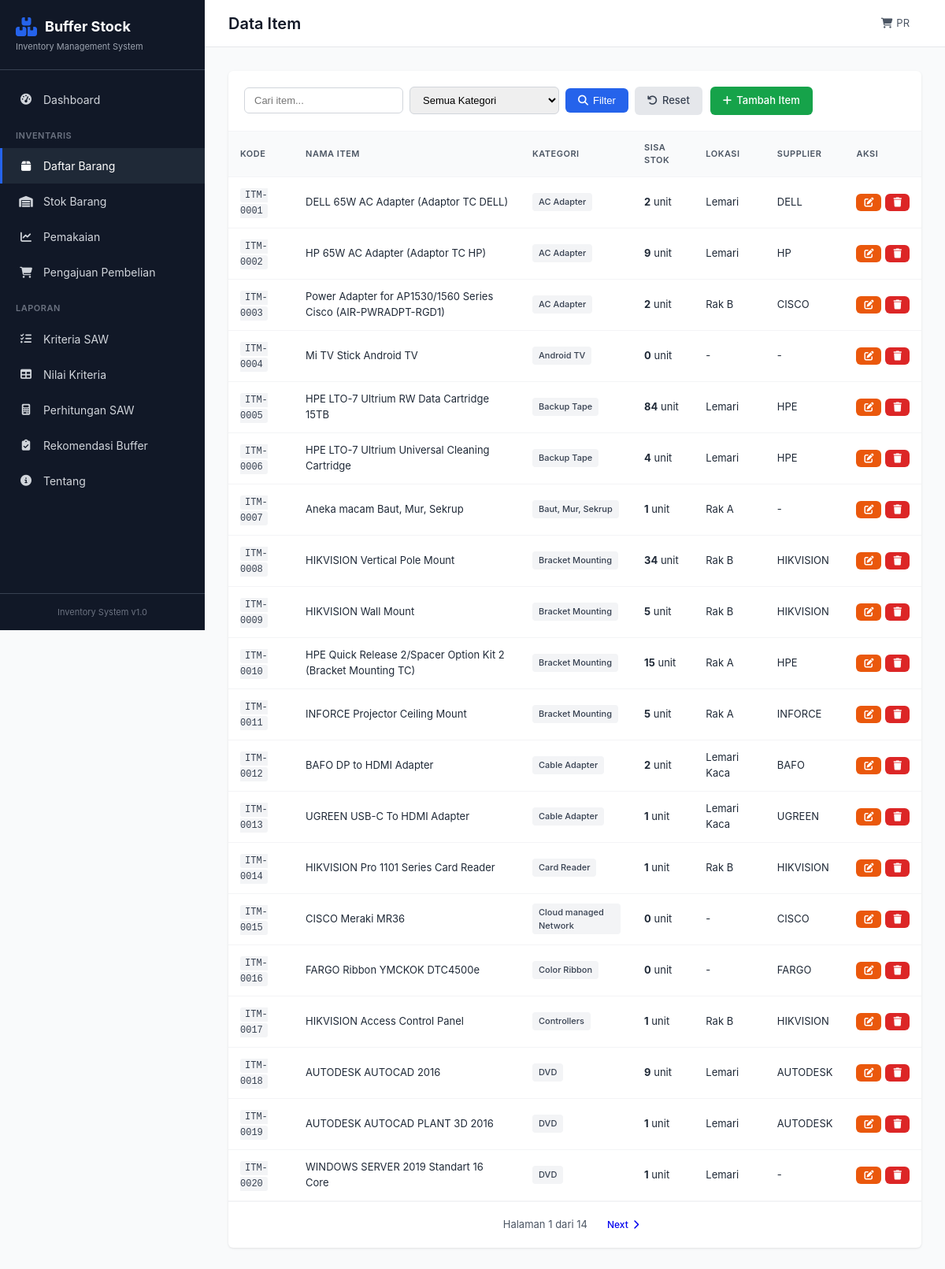
/items, run on the app's committed database.
### app/models.py (models this page shows, shortened)
class Item(db.Model):
    __tablename__ = 'items'
    id = db.Column(db.Integer, primary_key=True)
    kode_item = db.Column(db.String(50), unique=True, nullable=False)
    nama_item = db.Column(db.String(200), nullable=False)
    kategori = db.Column(db.String(100), nullable=False)
    unit = db.Column(db.String(50), default='PCS')
    harga = db.Column(db.Float, default=0)
    supplier = db.Column(db.String(200))
    lokasi_rak = db.Column(db.String(50))
    created_at = db.Column(db.DateTime, default=datetime.utcnow)
    criteria_values = db.relationship('CriteriaValue', backref='item', lazy=True, cascade='all, delete-orphan')

class Stock(db.Model):
    __tablename__ = 'stocks'
    id = db.Column(db.Integer, primary_key=True)
    item_id = db.Column(db.Integer, db.ForeignKey('items.id'), nullable=False)
    quantity = db.Column(db.Float, default=0)
    safety_stock = db.Column(db.Float, default=0)
    reorder_point = db.Column(db.Float, default=0)
    last_updated = db.Column(db.DateTime, default=datetime.utcnow, onupdate=datetime.utcnow)
    item = db.relationship('Item', backref='stock_items', lazy=True)

### app/routes.py (the view)
@main_bp.route('/items')
def items():
    page = request.args.get('page', 1, type=int)
    per_page = 20
    query = Item.query
    kategori_filter = request.args.get('kategori')
    search = request.args.get('search')
    if kategori_filter:
        query = query.filter_by(kategori=kategori_filter)
    if search:
        query = query.filter(Item.nama_item.ilike(f'%{search}%'))
    items = query.options(joinedload(Item.stock_items)).order_by(Item.kode_item).paginate(
        page=page, per_page=per_page, error_out=False)
    categories = db.session.query(Item.kategori).distinct().all()
    categories = [c[0] for c in categories]
    return render_template('items/index.html', items=items, categories=categories)

### app/templates/items/index.html (shortened to what this page needs)
{% extends 'base.html' %}
{% block page_title %}Data Item{% endblock %}
{% block content %}
<div class="section">
    <div class="card">
        <div class="card-header">
            <div class="filter-section">
                <form method="GET" class="filter-form">
                    <input type="text" name="search" placeholder="Cari item..." value="{{ request.args.get('search', '') }}">
                    <select name="kategori">
                        <option value="">Semua Kategori</option>
                    </select>
                    <button type="submit" class="btn btn-primary">
                        <i class="fas fa-search"></i> Filter
                    </button>
                    <a href="{{ url_for('main.items') }}" class="btn btn-secondary">
                        <i class="fas fa-undo"></i> Reset
                    </a>
                </form>
                <a href="{{ url_for('main.create_item') }}" class="btn btn-success">
                    <i class="fas fa-plus"></i> Tambah Item
                </a>
            </div>
        </div>
        <div class="table-responsive">
            <table class="data-table">
                <thead>
                    <tr>
                        <th>Kode</th>
                        <th>Nama Item</th>
                        <th>Kategori</th>
                        <th>Sisa Stok</th>
                        <th>Lokasi</th>
                        <th>Supplier</th>
                        <th>Aksi</th>
                    </tr>
                </thead>
                <tbody>
                    {% for item in items.items %}
                    <tr>
                        <td><code>{{ item.kode_item }}</code></td>
                        <td>{{ item.nama_item }}</td>
                        <td><span class="badge">{{ item.kategori }}</span></td>
                        {% set stock = item.stock_items[0] if item.stock_items else none %}
                        <td>
                            {% if stock %}
                            <strong>{{ stock.quantity|int }}</strong> unit
                            {% else %}
                            <span class="text-muted">0 unit</span>
                            {% endif %}
                        </td>
                        <td>{{ item.lokasi_rak or '-' }}</td>
                        <td>{{ item.supplier or '-' }}</td>
                        <td>
                            <div class="action-buttons">
                                <a href="{{ url_for('main.edit_item', id=item.id) }}" class="btn btn-sm btn-warning" title="Edit">
                                    <i class="fas fa-edit"></i>
                                </a>
                                <form method="POST" action="{{ url_for('main.delete_item', id=item.id) }}" class="inline-form" onsubmit="return confirm('Yakin ingin menghapus item ini?')">
                                    <button type="submit" class="btn btn-sm btn-danger" title="Hapus">
                                        <i class="fas fa-trash"></i>
                                    </button>
                                </form>
                            </div>
                        </td>
                    </tr>
                    {% else %}
                    <tr>
                        <td colspan="7" class="text-center">Tidak ada data</td>
                    </tr>
                    {% endfor %}
                </tbody>
            </table>
        </div>
        {% if items.pages > 1 %}
        <div class="pagination">
            <span class="page-info">Halaman {{ items.page }} dari {{ items.pages }}</span>
            {% if items.has_next %}
            <a href="{{ url_for('main.items', page=items.next_num, search=request.args.get('search'), kategori=request.args.get('kategori')) }}" class="btn btn-sm">
                Next <i class="fas fa-chevron-right"></i>
            </a>
            {% endif %}
        </div>
        {% endif %}
    </div>
</div>
{% endblock %}

### app/static/css/style.css (style rules this page uses)
:root { --primary: #2563eb; --primary-dark: #1d4ed8; --success: #16a34a; --danger: #dc2626; --warning: #ea580c; --info: #0891b2; --gray-50: #f9fafb; --gray-100: #f3f4f6; --gray-200: #e5e7eb; --gray-300: #d1d5db; --gray-400: #9ca3af; --gray-500: #6b7280; --gray-600: #4b5563; --gray-700: #374151; --gray-800: #1f2937; --gray-900: #111827; --sidebar-width: 260px; --header-height: 60px; --border-radius: 6px; --shadow: 0 1px 3px rgba(0,0,0,0.1); --shadow-md: 0 4px 6px rgba(0,0,0,0.1); }
* { margin: 0; padding: 0; box-sizing: border-box; }
body { font-family: -apple-system, BlinkMacSystemFont, 'Segoe UI', Roboto, 'Helvetica Neue', Arial, sans-serif; font-size: 14px; line-height: 1.5; color: var(--gray-800); background: var(--gray-50); }
.section { margin-bottom: 30px; }
.card { background: white; border-radius: var(--border-radius); box-shadow: var(--shadow); overflow: hidden; }
.card-header { padding: 20px; border-bottom: 1px solid var(--gray-100); display: flex; align-items: center; justify-content: space-between; gap: 15px; flex-wrap: wrap; }
.table-responsive { overflow-x: auto; }
.data-table { width: 100%; border-collapse: collapse; font-size: 13px; }
.data-table th, .data-table td { padding: 12px 15px; text-align: left; border-bottom: 1px solid var(--gray-100); }
.data-table th { background: var(--gray-50); font-weight: 600; color: var(--gray-600); text-transform: uppercase; font-size: 11px; letter-spacing: 0.5px; }
.badge { display: inline-block; padding: 3px 8px; background: var(--gray-100); color: var(--gray-700); border-radius: 4px; font-size: 11px; font-weight: 500; }
.btn { display: inline-flex; align-items: center; gap: 6px; padding: 8px 16px; border: none; border-radius: var(--border-radius); font-size: 13px; font-weight: 500; cursor: pointer; text-decoration: none; transition: all 0.2s; }
.btn-primary { background: var(--primary); color: white; }
.btn-success { background: var(--success); color: white; }
.btn-danger { background: var(--danger); color: white; }
.btn-warning { background: var(--warning); color: white; }
.btn-secondary { background: var(--gray-200); color: var(--gray-700); }
.btn-sm { padding: 5px 10px; font-size: 12px; }
.filter-section { display: flex; align-items: center; gap: 10px; flex-wrap: wrap; }
.filter-form { display: flex; align-items: center; gap: 8px; flex-wrap: wrap; }
.filter-form input, .filter-form select { padding: 8px 12px; border: 1px solid var(--gray-300); border-radius: var(--border-radius); font-size: 13px; }
.action-buttons { display: flex; gap: 5px; }
.inline-form { display: inline; }
.pagination { display: flex; align-items: center; justify-content: center; gap: 15px; padding: 15px; border-top: 1px solid var(--gray-100); }
.page-info { font-size: 13px; color: var(--gray-600); }
code { font-family: 'Courier New', monospace; font-size: 12px; background: var(--gray-100); padding: 2px 6px; border-radius: 3px; color: var(--gray-700); }

### data on the page
Item: kode_item "ITM-0001", nama_item "DELL 65W AC Adapter (Adaptor TC DELL)", kategori "AC Adapter", lokasi_rak "Lemari", supplier "DELL"
Stock: quantity "2"
Item: kode_item "ITM-0002", nama_item "HP 65W AC Adapter (Adaptor TC HP)", kategori "AC Adapter", lokasi_rak "Lemari", supplier "HP"
Stock: quantity "9"
Item: kode_item "ITM-0003", nama_item "Power Adapter for AP1530/1560 Series Cisco (AIR-PWRADPT-RGD1)", kategori "AC Adapter", lokasi_rak "Rak B", supplier "CISCO"
Stock: quantity "2"
Item: kode_item "ITM-0004", nama_item "Mi TV Stick Android TV", kategori "Android TV", lokasi_rak "-", supplier "-"
Stock: quantity "0"
Item: kode_item "ITM-0005", nama_item "HPE LTO-7 Ultrium RW Data Cartridge 15TB", kategori "Backup Tape", lokasi_rak "Lemari", supplier "HPE"
Stock: quantity "84"
Item: kode_item "ITM-0006", nama_item "HPE LTO-7 Ultrium Universal Cleaning Cartridge", kategori "Backup Tape", lokasi_rak "Lemari", supplier "HPE"
Stock: quantity "4"
Item: kode_item "ITM-0007", nama_item "Aneka macam Baut, Mur, Sekrup", kategori "Baut, Mur, Sekrup", lokasi_rak "Rak A", supplier "-"
Stock: quantity "1"
Item: kode_item "ITM-0008", nama_item "HIKVISION Vertical Pole Mount", kategori "Bracket Mounting", lokasi_rak "Rak B", supplier "HIKVISION"
Stock: quantity "34"
Item: kode_item "ITM-0009", nama_item "HIKVISION Wall Mount", kategori "Bracket Mounting", lokasi_rak "Rak B", supplier "HIKVISION"
Stock: quantity "5"
Item: kode_item "ITM-0010", nama_item "HPE Quick Release 2/Spacer Option Kit 2 (Bracket Mounting TC)", kategori "Bracket Mounting", lokasi_rak "Rak A", supplier "HPE"
Stock: quantity "15"
Item: kode_item "ITM-0011", nama_item "INFORCE Projector Ceiling Mount", kategori "Bracket Mounting", lokasi_rak "Rak A", supplier "INFORCE"
Stock: quantity "5"
Item: kode_item "ITM-0012", nama_item "BAFO DP to HDMI Adapter", kategori "Cable Adapter", lokasi_rak "Lemari Kaca", supplier "BAFO"
Stock: quantity "2"
Item: kode_item "ITM-0013", nama_item "UGREEN USB-C To HDMI Adapter", kategori "Cable Adapter", lokasi_rak "Lemari Kaca", supplier "UGREEN"
Stock: quantity "1"
Item: kode_item "ITM-0014", nama_item "HIKVISION Pro 1101 Series Card Reader", kategori "Card Reader", lokasi_rak "Rak B", supplier "HIKVISION"
Stock: quantity "1"
Item: kode_item "ITM-0015", nama_item "CISCO Meraki MR36", kategori "Cloud managed Network", lokasi_rak "-", supplier "CISCO"
Stock: quantity "0"
Item: kode_item "ITM-0016", nama_item "FARGO Ribbon YMCKOK DTC4500e", kategori "Color Ribbon", lokasi_rak "-", supplier "FARGO"
Stock: quantity "0"
Item: kode_item "ITM-0017", nama_item "HIKVISION Access Control Panel", kategori "Controllers", lokasi_rak "Rak B", supplier "HIKVISION"
Stock: quantity "1"
Item: kode_item "ITM-0018", nama_item "AUTODESK AUTOCAD 2016", kategori "DVD", lokasi_rak "Lemari", supplier "AUTODESK"
Stock: quantity "9"
Item: kode_item "ITM-0019", nama_item "AUTODESK AUTOCAD PLANT 3D 2016", kategori "DVD", lokasi_rak "Lemari", supplier "AUTODESK"
Stock: quantity "1"
Item: kode_item "ITM-0020", nama_item "WINDOWS SERVER 2019 Standart 16 Core", kategori "DVD", lokasi_rak "Lemari", supplier "-"
Stock: quantity "1"

### other printed values
{{ items.page }} "1"
{{ items.pages }} "14"
